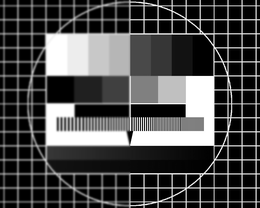
%> input picture cp2_2/ex1/test_image.tif, 260 x 208 px, shrunk from 1000 x 800 before the run
$ octave Uebung2_1.m   (GNU Octave 9; MATLAB toolbox functions it lacks are replaced by stand-ins)
%> lines starting %> are read from the running program, lines starting %| are printed output that depends on the picture
### cp2_2/ex1/read_image.m
% read_image.m

% 1) read in the image
Y = double(imread('test_image.tif','TIF'));
%> Y: size 208x260 double; min 0, max 255, mean 73.8; mean of the top-left, top-right, bottom-left and bottom-right quarters 85.5, 69.3, 70.3, 70
dim = size(Y);
%> dim = [208 260]

% 2) display the image in full resolution
figure('Units', 'pixels','position',[1 1 20+dim(2) 20+dim(1)])
ax=axes('Units', 'pixels', 'position', [10, 10, dim(2), dim(1)],'visible','off');
hold on;
figure(1);
image(Y,'parent',ax);
colormap(gray(256)); % correct mapping: values<->colors

### cp2_2/ex1/Uebung2_1.m
%import the image:
read_image
%Y is the image

%get the dimension of the matrix: (dim is the fct of the image-script)
N1 = dim(1);
%> N1 = 208
N2 = dim(2);
%> N2 = 260


%computing the discrete 2-dim cosine trafo:
DCT1 = zeros(N1,N2);
DCT  = zeros(N1,N2);

%make the DCT matrix:
%split the 2d problem into 2 1D problems:
%The W is a function about the k1 and k2 and gives the constants depend on
%k1 and k2

%for th first loop:
for n2 = 1:N2
    for k1 = 1:N1
        F1 = cos(pi*(2*(1:N1)-1 ).*(k1 - 1)/(2*N1));
        DCT1(k1,n2) = sqrt ( W(k1)/N1).* dot(Y(:,n2),F1);
    end
end
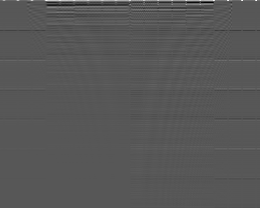
%> DCT1: size 208x260 double; min -1262.5, max 2425.1, mean 2.1; drawn with min black and max white
%the second loop:
for k1 = 1:N1
    for k2 = 1:N2
        F2 = cos(pi*(2*(1:N2)-1 ).* (k2 - 1)/(2*N2));
        DCT(k1,k2) = sqrt ( W(k2)/N2).* dot(DCT1(k1,:),F2);
    end
end
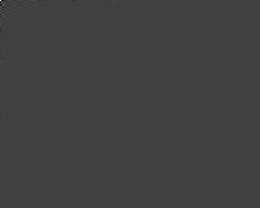
%> DCT: size 208x260 double; min -5807.4, max 17160.4, mean 0.1; drawn with min black and max white

% [22 lines of commented-out code are left out]
figure(2);
%> (the run ends here)
